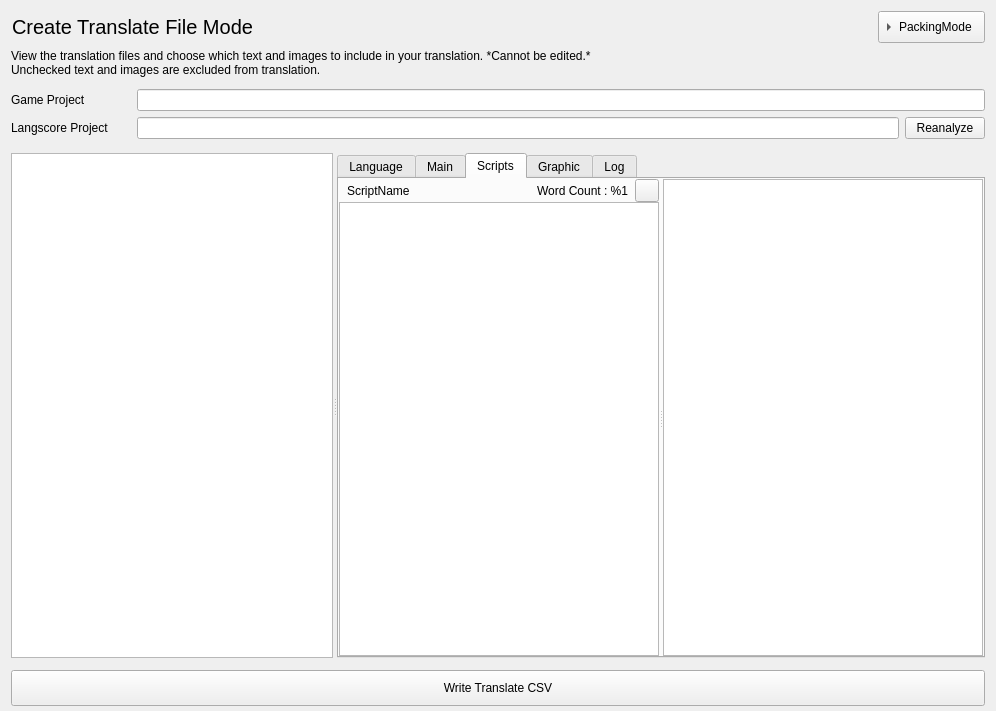
<?xml version="1.0" encoding="UTF-8"?>
<ui version="4.0">
 <class>WriteModeComponent</class>
 <widget class="QWidget" name="WriteModeComponent">
  <property name="geometry">
   <rect>
    <x>0</x>
    <y>0</y>
    <width>996</width>
    <height>711</height>
   </rect>
  </property>
  <property name="windowTitle">
   <string>Form</string>
  </property>
  <layout class="QVBoxLayout" name="verticalLayout_5" stretch="0,0,0,0,0,0,1,0">
   <item>
    <layout class="QHBoxLayout" name="horizontalLayout_2">
     <property name="spacing">
      <number>0</number>
     </property>
     <item>
      <widget class="QPushButton" name="modeTitle">
       <property name="font">
        <font>
         <pointsize>15</pointsize>
        </font>
       </property>
       <property name="styleSheet">
        <string notr="true">text-align:left;</string>
       </property>
       <property name="text">
        <string>Create Translate File Mode</string>
       </property>
       <property name="checkable">
        <bool>true</bool>
       </property>
       <property name="flat">
        <bool>true</bool>
       </property>
      </widget>
     </item>
     <item>
      <widget class="QToolButton" name="toPackingMode">
       <property name="minimumSize">
        <size>
         <width>0</width>
         <height>32</height>
        </size>
       </property>
       <property name="text">
        <string>PackingMode</string>
       </property>
       <property name="toolButtonStyle">
        <enum>Qt::ToolButtonTextBesideIcon</enum>
       </property>
       <property name="arrowType">
        <enum>Qt::RightArrow</enum>
       </property>
      </widget>
     </item>
    </layout>
   </item>
   <item>
    <widget class="QLabel" name="modeDesc">
     <property name="text">
      <string extracomment="翻訳ファイルの閲覧や、翻訳にどのテキストや画像を含めるかなどを選択することが出来ます。※編集は出来ません。チェックを外したテキスト・画像は、翻訳対象から外れます。">View the translation files and choose which text and images to include in your translation. *Cannot be edited.*
Unchecked text and images are excluded from translation.</string>
     </property>
     <property name="textFormat">
      <enum>Qt::PlainText</enum>
     </property>
     <property name="alignment">
      <set>Qt::AlignLeading|Qt::AlignLeft|Qt::AlignTop</set>
     </property>
     <property name="wordWrap">
      <bool>false</bool>
     </property>
    </widget>
   </item>
   <item>
    <spacer name="verticalSpacer">
     <property name="orientation">
      <enum>Qt::Vertical</enum>
     </property>
     <property name="sizeType">
      <enum>QSizePolicy::Fixed</enum>
     </property>
     <property name="sizeHint" stdset="0">
      <size>
       <width>6</width>
       <height>6</height>
      </size>
     </property>
    </spacer>
   </item>
   <item>
    <layout class="QHBoxLayout" name="horizontalLayout_6">
     <item>
      <widget class="QLabel" name="label">
       <property name="minimumSize">
        <size>
         <width>120</width>
         <height>0</height>
        </size>
       </property>
       <property name="maximumSize">
        <size>
         <width>120</width>
         <height>16777215</height>
        </size>
       </property>
       <property name="text">
        <string>Game Project</string>
       </property>
      </widget>
     </item>
     <item>
      <widget class="QLineEdit" name="projectPath">
       <property name="readOnly">
        <bool>true</bool>
       </property>
      </widget>
     </item>
    </layout>
   </item>
   <item>
    <layout class="QHBoxLayout" name="horizontalLayout_4">
     <item>
      <widget class="QLabel" name="label_2">
       <property name="minimumSize">
        <size>
         <width>120</width>
         <height>0</height>
        </size>
       </property>
       <property name="maximumSize">
        <size>
         <width>120</width>
         <height>16777215</height>
        </size>
       </property>
       <property name="text">
        <string>Langscore Project</string>
       </property>
      </widget>
     </item>
     <item>
      <widget class="QLineEdit" name="lsProjPath">
       <property name="readOnly">
        <bool>true</bool>
       </property>
      </widget>
     </item>
     <item>
      <widget class="QPushButton" name="updateButton">
       <property name="text">
        <string>Reanalyze</string>
       </property>
      </widget>
     </item>
    </layout>
   </item>
   <item>
    <spacer name="verticalSpacer_2">
     <property name="orientation">
      <enum>Qt::Vertical</enum>
     </property>
     <property name="sizeType">
      <enum>QSizePolicy::Fixed</enum>
     </property>
     <property name="sizeHint" stdset="0">
      <size>
       <width>20</width>
       <height>8</height>
      </size>
     </property>
    </spacer>
   </item>
   <item>
    <widget class="QSplitter" name="splitter_2">
     <property name="orientation">
      <enum>Qt::Horizontal</enum>
     </property>
     <widget class="QTreeWidget" name="treeWidget">
      <property name="alternatingRowColors">
       <bool>true</bool>
      </property>
      <property name="selectionMode">
       <enum>QAbstractItemView::ExtendedSelection</enum>
      </property>
      <property name="animated">
       <bool>true</bool>
      </property>
      <attribute name="headerVisible">
       <bool>false</bool>
      </attribute>
      <attribute name="headerDefaultSectionSize">
       <number>30</number>
      </attribute>
      <column>
       <property name="text">
        <string notr="true">1</string>
       </property>
      </column>
      <column>
       <property name="text">
        <string>2</string>
       </property>
      </column>
     </widget>
     <widget class="QTabWidget" name="tabWidget">
      <property name="currentIndex">
       <number>2</number>
      </property>
      <widget class="QWidget" name="langTab">
       <attribute name="title">
        <string>Language</string>
       </attribute>
       <layout class="QGridLayout" name="langTabGrid">
        <property name="leftMargin">
         <number>2</number>
        </property>
        <property name="topMargin">
         <number>2</number>
        </property>
        <property name="rightMargin">
         <number>2</number>
        </property>
        <property name="bottomMargin">
         <number>2</number>
        </property>
        <property name="spacing">
         <number>4</number>
        </property>
       </layout>
      </widget>
      <widget class="QWidget" name="tab">
       <attribute name="title">
        <string>Main</string>
       </attribute>
       <layout class="QVBoxLayout" name="verticalLayout">
        <property name="spacing">
         <number>0</number>
        </property>
        <property name="leftMargin">
         <number>0</number>
        </property>
        <property name="topMargin">
         <number>0</number>
        </property>
        <property name="rightMargin">
         <number>0</number>
        </property>
        <property name="bottomMargin">
         <number>0</number>
        </property>
        <item>
         <layout class="QHBoxLayout" name="horizontalLayout_3">
          <property name="leftMargin">
           <number>4</number>
          </property>
          <property name="rightMargin">
           <number>4</number>
          </property>
          <item>
           <widget class="QLabel" name="mainFileName">
            <property name="text">
             <string>FileName</string>
            </property>
           </widget>
          </item>
          <item>
           <spacer name="horizontalSpacer_2">
            <property name="orientation">
             <enum>Qt::Horizontal</enum>
            </property>
            <property name="sizeHint" stdset="0">
             <size>
              <width>40</width>
              <height>20</height>
             </size>
            </property>
           </spacer>
          </item>
          <item>
           <widget class="QLabel" name="mainFileWordCount">
            <property name="text">
             <string>Word Count : %1</string>
            </property>
           </widget>
          </item>
         </layout>
        </item>
        <item>
         <widget class="QTableWidget" name="tableWidget">
          <property name="editTriggers">
           <set>QAbstractItemView::NoEditTriggers</set>
          </property>
          <property name="alternatingRowColors">
           <bool>true</bool>
          </property>
          <property name="selectionBehavior">
           <enum>QAbstractItemView::SelectRows</enum>
          </property>
          <property name="verticalScrollMode">
           <enum>QAbstractItemView::ScrollPerPixel</enum>
          </property>
          <property name="horizontalScrollMode">
           <enum>QAbstractItemView::ScrollPerPixel</enum>
          </property>
          <attribute name="horizontalHeaderCascadingSectionResizes">
           <bool>true</bool>
          </attribute>
          <attribute name="horizontalHeaderStretchLastSection">
           <bool>true</bool>
          </attribute>
          <attribute name="verticalHeaderCascadingSectionResizes">
           <bool>true</bool>
          </attribute>
         </widget>
        </item>
       </layout>
      </widget>
      <widget class="QWidget" name="tab_2">
       <attribute name="title">
        <string>Scripts</string>
       </attribute>
       <layout class="QVBoxLayout" name="verticalLayout_2">
        <property name="spacing">
         <number>0</number>
        </property>
        <property name="leftMargin">
         <number>0</number>
        </property>
        <property name="topMargin">
         <number>0</number>
        </property>
        <property name="rightMargin">
         <number>0</number>
        </property>
        <property name="bottomMargin">
         <number>0</number>
        </property>
        <item>
         <widget class="QSplitter" name="splitter">
          <property name="orientation">
           <enum>Qt::Horizontal</enum>
          </property>
          <widget class="QWidget" name="verticalLayoutWidget">
           <layout class="QVBoxLayout" name="verticalLayout_8">
            <property name="spacing">
             <number>0</number>
            </property>
            <item>
             <layout class="QHBoxLayout" name="horizontalLayout">
              <property name="spacing">
               <number>6</number>
              </property>
              <property name="leftMargin">
               <number>8</number>
              </property>
              <item>
               <widget class="QLabel" name="scriptFileName">
                <property name="text">
                 <string>ScriptName</string>
                </property>
               </widget>
              </item>
              <item>
               <spacer name="horizontalSpacer">
                <property name="orientation">
                 <enum>Qt::Horizontal</enum>
                </property>
                <property name="sizeHint" stdset="0">
                 <size>
                  <width>40</width>
                  <height>20</height>
                 </size>
                </property>
               </spacer>
              </item>
              <item>
               <widget class="QLabel" name="scriptFileWordCount">
                <property name="text">
                 <string>Word Count : %1</string>
                </property>
               </widget>
              </item>
              <item>
               <widget class="QToolButton" name="scriptFilterButton">
                <property name="text">
                 <string/>
                </property>
                <property name="icon">
                 <iconset resource="../../resources.qrc">
                  <normaloff>:/images/resources/image/filter.svg</normaloff>:/images/resources/image/filter.svg</iconset>
                </property>
               </widget>
              </item>
             </layout>
            </item>
            <item>
             <widget class="QTableWidget" name="tableWidget_script">
              <property name="editTriggers">
               <set>QAbstractItemView::AnyKeyPressed|QAbstractItemView::DoubleClicked|QAbstractItemView::EditKeyPressed</set>
              </property>
              <property name="dragDropOverwriteMode">
               <bool>false</bool>
              </property>
              <property name="alternatingRowColors">
               <bool>true</bool>
              </property>
              <property name="selectionBehavior">
               <enum>QAbstractItemView::SelectRows</enum>
              </property>
              <property name="verticalScrollMode">
               <enum>QAbstractItemView::ScrollPerPixel</enum>
              </property>
              <property name="horizontalScrollMode">
               <enum>QAbstractItemView::ScrollPerPixel</enum>
              </property>
              <attribute name="horizontalHeaderCascadingSectionResizes">
               <bool>true</bool>
              </attribute>
              <attribute name="horizontalHeaderStretchLastSection">
               <bool>true</bool>
              </attribute>
              <attribute name="verticalHeaderCascadingSectionResizes">
               <bool>true</bool>
              </attribute>
             </widget>
            </item>
           </layout>
          </widget>
          <widget class="ScriptViewer" name="scriptViewer">
           <property name="textInteractionFlags">
            <set>Qt::TextSelectableByKeyboard|Qt::TextSelectableByMouse</set>
           </property>
          </widget>
         </widget>
        </item>
       </layout>
      </widget>
      <widget class="QWidget" name="tab_3">
       <attribute name="title">
        <string>Graphic</string>
       </attribute>
       <layout class="QVBoxLayout" name="verticalLayout_4">
        <property name="spacing">
         <number>0</number>
        </property>
        <property name="leftMargin">
         <number>0</number>
        </property>
        <property name="topMargin">
         <number>0</number>
        </property>
        <property name="rightMargin">
         <number>0</number>
        </property>
        <property name="bottomMargin">
         <number>0</number>
        </property>
        <item>
         <widget class="QGraphicsView" name="graphicsView">
          <property name="viewportUpdateMode">
           <enum>QGraphicsView::SmartViewportUpdate</enum>
          </property>
         </widget>
        </item>
       </layout>
      </widget>
      <widget class="QWidget" name="tab_4">
       <attribute name="title">
        <string>Log</string>
       </attribute>
       <layout class="QVBoxLayout" name="verticalLayout_3">
        <property name="spacing">
         <number>0</number>
        </property>
        <property name="leftMargin">
         <number>0</number>
        </property>
        <property name="topMargin">
         <number>0</number>
        </property>
        <property name="rightMargin">
         <number>0</number>
        </property>
        <property name="bottomMargin">
         <number>0</number>
        </property>
        <item>
         <widget class="QPlainTextEdit" name="logText"/>
        </item>
       </layout>
      </widget>
     </widget>
    </widget>
   </item>
   <item>
    <widget class="QPushButton" name="writeButton">
     <property name="minimumSize">
      <size>
       <width>0</width>
       <height>36</height>
      </size>
     </property>
     <property name="maximumSize">
      <size>
       <width>16777215</width>
       <height>24</height>
      </size>
     </property>
     <property name="text">
      <string>Write Translate CSV</string>
     </property>
    </widget>
   </item>
  </layout>
 </widget>
 <customwidgets>
  <customwidget>
   <class>ScriptViewer</class>
   <extends>QTextEdit</extends>
   <header>ScriptViewer.h</header>
  </customwidget>
 </customwidgets>
 <resources>
  <include location="../../resources.qrc"/>
 </resources>
 <connections>
  <connection>
   <sender>modeTitle</sender>
   <signal>clicked(bool)</signal>
   <receiver>modeDesc</receiver>
   <slot>setVisible(bool)</slot>
   <hints>
    <hint type="sourcelabel">
     <x>328</x>
     <y>26</y>
    </hint>
    <hint type="destinationlabel">
     <x>328</x>
     <y>57</y>
    </hint>
   </hints>
  </connection>
 </connections>
</ui>
